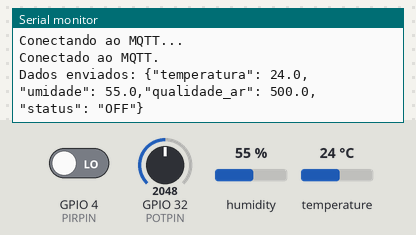
The sketch below on a simulated ESP32. On the bench: the last lines printed to the serial monitor. The test bench sets the inputs (shaded band); at power-on: GPIO 4 (PIRPIN) LOW, humidity 55 %, GPIO 32 (POTPIN) = 2048, temperature 24 °C. WiFi joins after 1.5 s; servers stay silent unless stated; no MQTT or app messages arrive unless stated.

Above: at 2.7 s.
2.8 s: GPIO 4 (PIRPIN) driven HIGH
At 4.8 s:
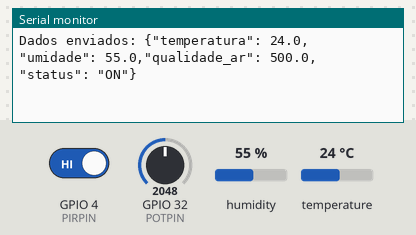
7.0 s: humidity set to 22 %
At 8.5 s:
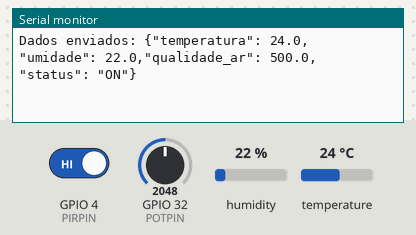
9.7 s: GPIO 32 (POTPIN) set to 1228
At 9.7 s:
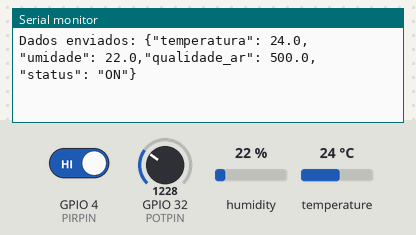
12.4 s: temperature set to 12 °C
At 14.0 s:
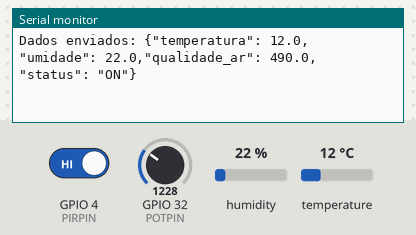
15.1 s: GPIO 32 (POTPIN) set to 491
At 17.0 s:
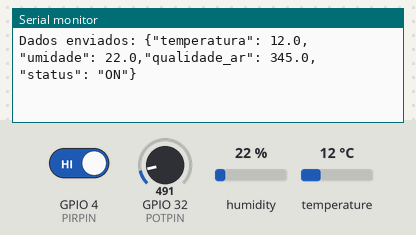
17.8 s: GPIO 4 (PIRPIN) driven LOW
At 20.7 s:
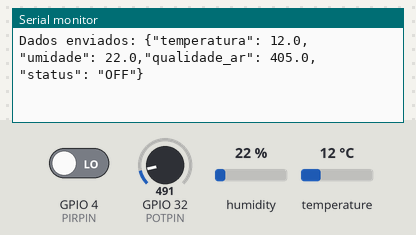
Timing chart, 0 to 21.5 s (numbered marks = the images above; inputs shaded):
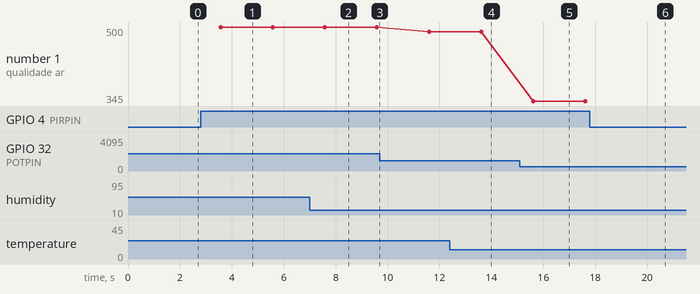

Measured:
- after the input at 2.8 s, the serial monitor: prints a new line after 0.77 s (image 1)
- after the input at 7.0 s, the serial monitor: prints a new line after 0.59 s (image 2)
- after the input at 12.4 s, the serial monitor: prints a new line after 1.2 s (image 4)
- after the input at 15.1 s, the serial monitor: prints a new line after 0.52 s (image 5)
- after the input at 17.8 s, the serial monitor: prints a new line after 1.8 s (image 6)
- plotted number 1: 500 → 490 after the input at 9.7 s, 490 → 345 after the input at 15.1 s

The sketch:

greenoffice.ino
```cpp
#include <WiFi.h>
#include <PubSubClient.h>
#include <DHT.h>

// Configuração do DHT22
#define DHTPIN 12       // Pino do sensor DHT22
#define DHTTYPE DHT22  // Tipo do sensor
DHT dht(DHTPIN, DHTTYPE);

// Configuração do sensor PIR
#define PIRPIN 4       // Pino do sensor PIR
int pirState = LOW;

// Configuração do potenciômetro simulando o MQ135
#define POTPIN 32      // Pino analógico para o potenciômetro
float qualidadeAr;     // Variável para armazenar a qualidade do ar

// Configuração do Wi-Fi e MQTT
const char* SSID = "Wokwi-GUEST";
const char* PASSWORD = "";
const char* BROKER_MQTT = "broker.hivemq.com";
const int BROKER_PORT = 1883;
const char* ID_MQTT = "greenoffice";
const char* TOPIC_DADOS = "/greenoffice_dados";

WiFiClient espClient;
PubSubClient client(espClient);

// Variáveis do sistema
float temperatura;
float umidade;
bool arCondicionadoLigado = false;

// Função para conectar ao Wi-Fi
void setup_wifi() {
  Serial.println();
  Serial.print("Conectando em ");
  Serial.println(SSID);

  WiFi.begin(SSID, PASSWORD);

  unsigned long startAttemptTime = millis();

  while (WiFi.status() != WL_CONNECTED && millis() - startAttemptTime < 10000) {
    delay(500);
    Serial.print(".");
  }

  if (WiFi.status() == WL_CONNECTED) {
    Serial.println("");
    Serial.println("WiFi conectado");
    Serial.println("Endereço de IP: ");
    Serial.println(WiFi.localIP());
  } else {
    Serial.println("A conexão WiFi falhou. Continuando o procedimento sem o WiFi.");
  }
}

// Função para conectar ao MQTT
void reconnect() {
  while (!client.connected()) {
    Serial.println("Conectando ao MQTT...");
    if (client.connect("ESP32GreenOffice")) {
      Serial.println("Conectado ao MQTT.");
    } else {
      Serial.print("Falha, rc=");
      Serial.print(client.state());
      Serial.println(" Tentando novamente em 5 segundos...");
      delay(5000);
    }
  }
}

void callback(char* topic, byte* payload, unsigned int length) {
  Serial.print("Message arrived [");
  Serial.print(topic);
  Serial.print("] ");
  for (int i = 0; i < length; i++) {
    Serial.print((char)payload[i]);
  }
  Serial.println();
}

// Configuração inicial
void setup() {
  Serial.begin(115200);
  dht.begin();
  pinMode(PIRPIN, INPUT);

  setup_wifi();
  client.setServer(BROKER_MQTT, BROKER_PORT);
  client.setCallback(callback);
}

// Loop principal
void loop() {
  if (!client.connected()) {
    reconnect();
  }
  client.loop();

  // Leitura do sensor DHT22
  temperatura = dht.readTemperature();
  umidade = dht.readHumidity();

  // Leitura do sensor PIR
  int pirLeitura = digitalRead(PIRPIN);
  pirState = pirLeitura == HIGH ? HIGH : LOW;

  // Lógica para ligar/desligar o ar-condicionado com base na presença
  arCondicionadoLigado = (pirState == HIGH);

  // Leitura do potenciômetro simulando o MQ135
  int leituraPot = analogRead(POTPIN);
  qualidadeAr = map(leituraPot, 0, 1023, 300, 500); // Base inicial de qualidade

  // Ajuste da qualidade do ar baseado no movimento
  if (pirState == HIGH) {
    qualidadeAr -= 50; // Reduz a qualidade do ar na presença de movimento
  } else {
    qualidadeAr += 10; // Melhora a qualidade do ar gradativamente sem movimento
  }

  // Garante que o valor fique dentro de um intervalo lógico
  qualidadeAr = constrain(qualidadeAr, 0, 500);

  // Monta o payload JSON
  String payload = "{";
  payload += "\"temperatura\": " + String(temperatura, 1) + ",";
  payload += "\"umidade\": " + String(umidade, 1) + ",";
  payload += "\"qualidade_ar\": " + String(qualidadeAr, 1) + ",";
  payload += "\"status\": \"" + String(arCondicionadoLigado ? "ON" : "OFF") + "\"";
  payload += "}";

  // Publica no tópico MQTT
  client.publish(TOPIC_DADOS, payload.c_str());
  Serial.println("Dados enviados: " + payload);

  delay(2000); // Aguarda 2 segundos antes da próxima leitura
}
```
